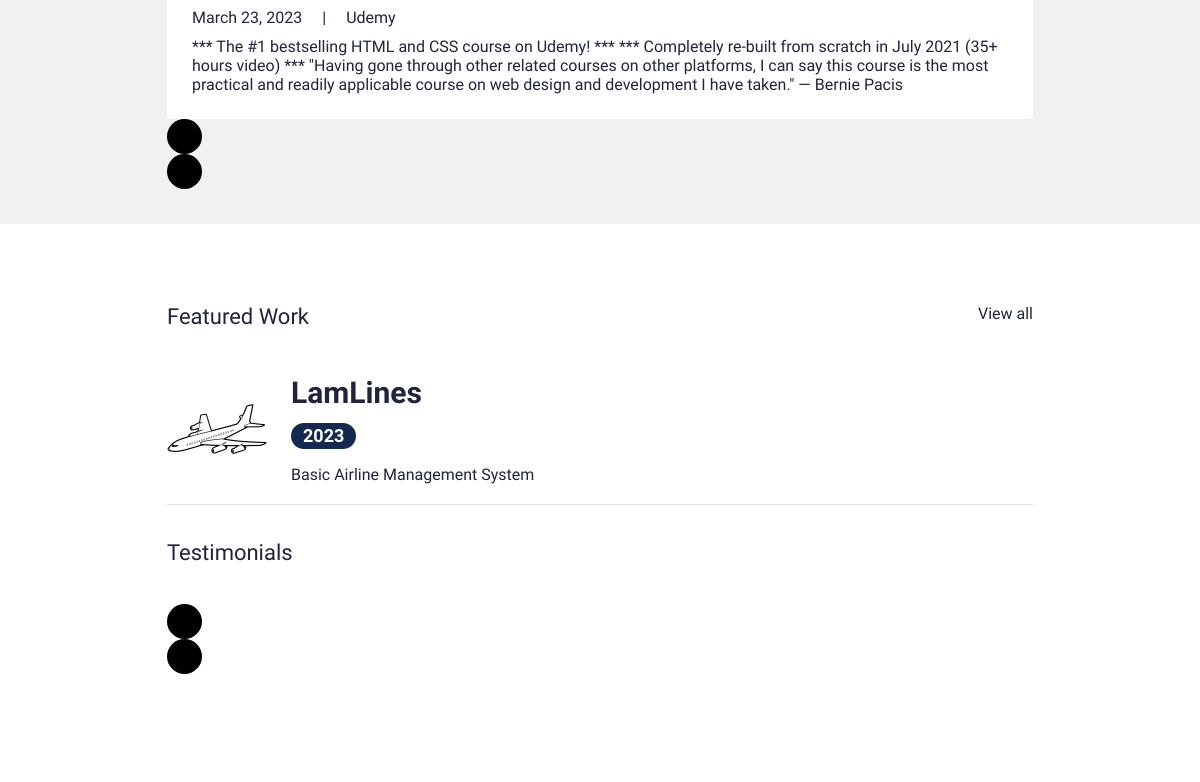
Before: / (middle part) with the older database file.
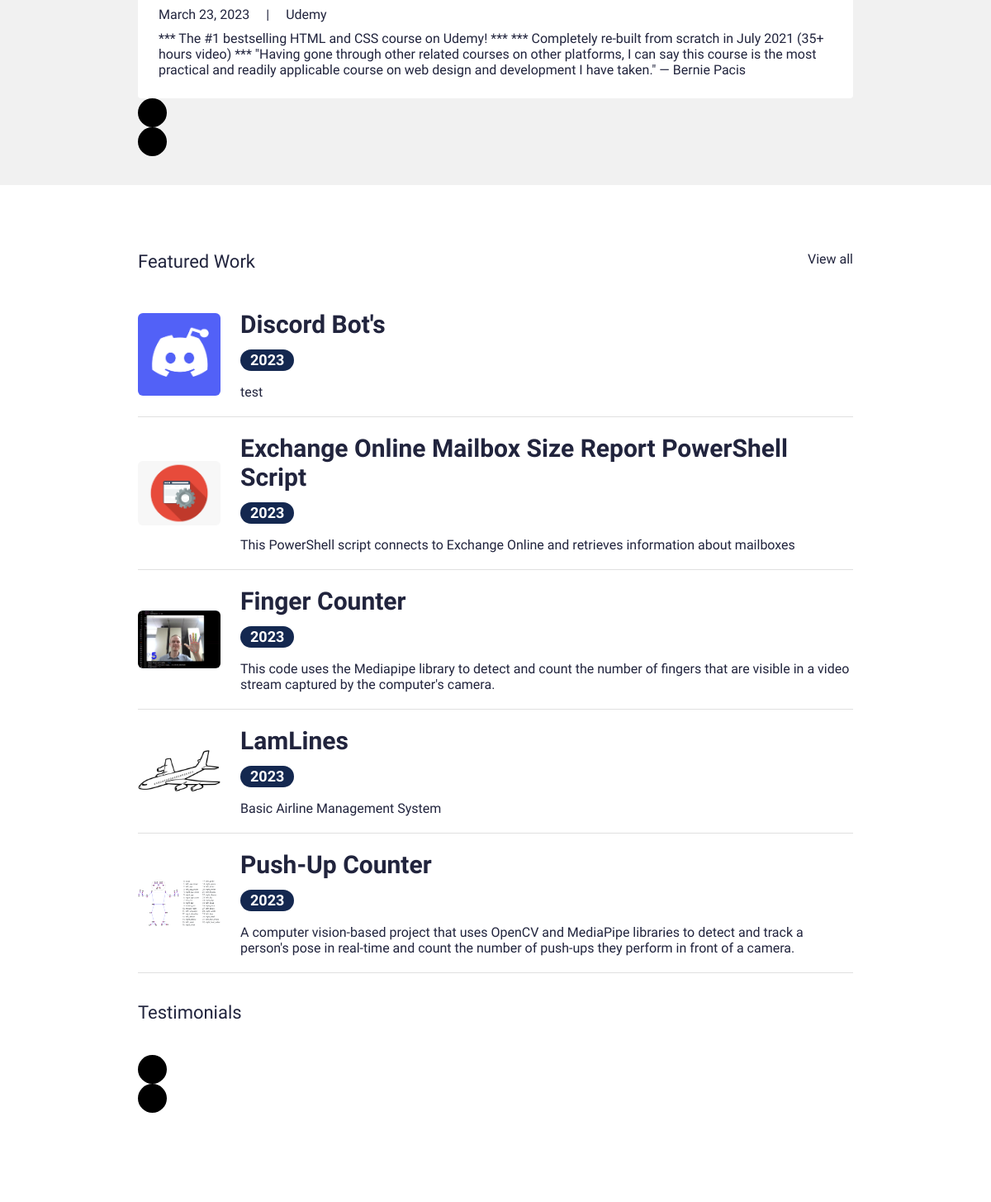
After: the same page with the newer database file.
### main/models.py (models this page shows, shortened)
class Certificate(models.Model):
    class Meta:
        verbose_name_plural = 'Certificates'
        verbose_name = 'Certificate'
    date = models.DateTimeField(blank=True, null=True)
    name = models.CharField(max_length=50, blank=True, null=True)
    title = models.CharField(max_length=200, blank=True, null=True)
    description = models.CharField(max_length=500, blank=True, null=True)
    is_active = models.BooleanField(default=True)

class Portfolio(models.Model):
    class Meta:
        verbose_name_plural = 'Portfolio Profiles'
        verbose_name = 'Portfolio'
        ordering = ["name"]
    date = models.DateTimeField(blank=True, null=True)
    name = models.CharField(max_length=200, blank=True, null=True)
    description = models.CharField(max_length=500, blank=True, null=True)
    body = RichTextField(blank=True, null=True)
    image = models.ImageField(blank=True, null=True, upload_to="portfolio")
    slug = models.SlugField(null=True, blank=True)
    is_active = models.BooleanField(default=True)

### main/views.py (the view)
# urls.py: path('', views.IndexView.as_view(), name="home"),
class IndexView(generic.TemplateView):
	template_name = "main/index.html"
	def get_context_data(self, **kwargs):
		context = super().get_context_data(**kwargs)
		testimonials = Testimonial.objects.filter(is_active=True)
		certificates = Certificate.objects.filter(is_active=True)
		blogs = Blog.objects.filter(is_active=True)
		portfolio = Portfolio.objects.filter(is_active=True)
		context["testimonials"] = testimonials
		context["certificates"] = certificates
		context["blogs"] = blogs
		context["portfolio"] = portfolio
		return context

### resume/context_processors.py (called while the page is built)
def project_context(request):
    context = {
        'me': User.objects.first(),
    }
    return context

### main/templates/main/index.html (shortened to what this page needs)
{% extends 'main/base.html' %}
{% load static %}
{% block content %}
<section>
  <div class="sectionSpaceSm lightBg">
    <div class="container">
      <div class="sliderOuter">
        <div class="swiper certificatesSlider">
          <div class="swiper-wrapper">
            {% for c in certificates %}
            {% if c.is_active %}
            <div class="swiper-slide">
              <div class="cardStyle1">
                <ul class="cardOptionCol">
                  <li>{{c.date.date}}</li>
                  <li>{{c.name|title}}</li>
                </ul>
                <p>{{c.description}}</p>
              </div>
            </div>
            {% endif %}
            {% endfor %}
          </div>
        </div>
        <div class="cert-swiper-button-next swiper-button-next swiperBtnStyle"></div>
        <div class="cert-swiper-button-prev swiper-button-prev swiperBtnStyle"></div>
      </div>
    </div>
  </div>
</section>
<section>
  <div class="sectionSpace">
    <div class="container">
      <div class="portfolioCol">
        <div class="row pb-3">
          <div class="col">
            <h4 class="smText regular">Featured Work</h4>
          </div>
          <div class="col-auto">
            <a href="{% url 'main:portfolios' %}" class="simpleLink">View all</a>
          </div>
        </div>
        {% for p in portfolio %}
        {% if p.is_active %}
        <div class="portfolioCard">
          <div class="row g-4 align-items-center">
            <div class="col-md-auto">
              <div class="portfolioImgCol">
                <a href="{% url 'main:portfolio' slug=p.slug %}"><img src="{{p.image.url}}" alt="..." style="w
                150%;height: 150%;"></a>
              </div>
            </div>
            <div class="col-md">
              <div class="portfolioContentCol">
                <h4 class="lgTitle"><a href="{% url 'main:portfolio' slug=p.slug %}">{{p.name}}</a></h4>
                <ul class="portfolioOption">
                  <li><span class="dateLbl">{{p.date.year}}</span></li>
                </ul>
                <p>{{p.description}}</p>
              </div>
            </div>
          </div>
        </div>
        {% endif %}
        {% endfor %}
      </div>
      <div class="testimonialCol">
        <h4 class="smText regular d-block">Testimonials</h4>
        <div class="testimonialSlider">
          <div class="swiper testimonialSwiper">
            <div class="test-swiper-button-next swiper-button-next swiperBtnStyle"></div>
            <div class="test-swiper-button-prev swiper-button-prev swiperBtnStyle"></div>
          </div>
        </div>
      </div>
    </div>
  </div>
</section>
{% endblock %}

Changed rows visible on the page:
added Portfolio: image (picture), name "Discord Bot's", date.year "2023", description "test"
added Portfolio: image (picture), name "Exchange Online Mailbox Size Report PowerShell Script", date.year "2023", description "This PowerShell script connects to Exchange Online and retrieves information about mailboxes"
added Portfolio: image (picture), name "Finger Counter", date.year "2023", description "This code uses the Mediapipe library to detect and count the number of fingers that are visible in a video stream captured by the computer's camera."
changed Portfolio "LamLines": image: a different picture
added Portfolio: image (picture), name "Push-Up Counter", date.year "2023", description "A computer vision-based project that uses OpenCV and MediaPipe libraries to detect and track a person's pose in real-time and count the number of push-ups they perform in front of a camera."
